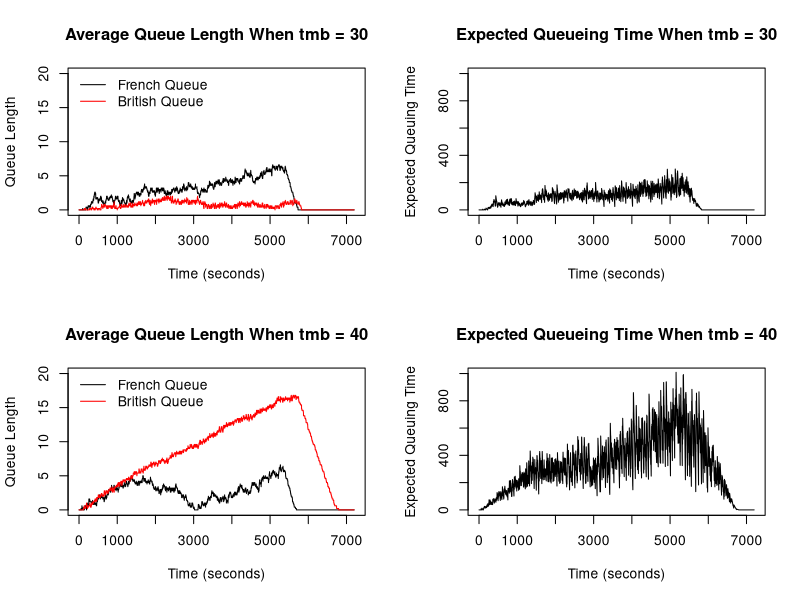

Write the R code that produced this figure.
## Group 25
## Frans : s2591760
## Daiki : s2547603
## Nathan : s2524152


## Contribution to this project
## Frans (40%): Handled the code for the French and British borders.
## Daiki (30%): Handled the code for cars going between French and British stations and probabilities.
## Nathan (30%): Handled the British processing side and plots. 


##################################################################################################


# This program simulates queuing system of French and British passport control
# station at a French ferry terminal. Cars first have to go through the French
# station followed by British station. Simulation runs for 2 hours (7200 seconds) 
# with 1 second step. Assume check-in closes 30 minutes before departure so that 
# car arrivals at the French station will stop after 90 minutes (5400 seconds).

# 2 simulations are run where one of them have matching arrival rate and processing
# rate while the other one is set such that there is a slight delay in the 
# British processing time.
# Plots of the average French and British queue length over time are generated
# along with the expected waiting time in the queue for a car at the start of 
# of the French queue.

# Finally, probability of at least one car missing the ferry is then estimated
# by running the simulation 100 times and considering the average French and 
# British queue length at the last second.


###############################################################################################


# The function qsim() simulates the French and British queuing system.
# qsim() takes on 8 inputs:
# (1) mf is the number of French passport control stations (default: 5)     
# (2) mb is the number of British passport control stations (default: 5)    
# (3) a.rate is the probability of a car arriving each second (default: 0.1)
# (4) trb is a constant such that the British station processing time follows 
#     Uniform(tmb, tmb+trb) (default: 40)
# (5) tmb is the minimum British handling time (default: 30)
# (6) trf is a constant such that the French station processing time follows 
#     Uniform(tmf, tmf+trf) (default: 40)
# (7) tmf is the minimum French handling time (default: 30)
# (8) maxb is the maximum British queue length per station (default: 20)

# qsim() returns a list with 3 elements:
# (1) nf: a vector of the average length of the French queues for every second
# (2) nb: a vector of the average length of the British queues for every second
# (3) eq: a vector of the average expected waiting time in the queue
#     for a car at the start of the French queue for every second

qsim <- function(mf=5,mb=5,a.rate=.1,trb=40,trf=40,tmb=30,tmf=30,maxb=20){
  
  # Initialize state variables: these values corresponds to time t = 0
  
  # each column of french_arrivals represents number of car arriving 
  # at each French station at the beginning of time t
  french_arrivals <- rep(0,mf)

  # each column of french_queues represents the number of cars waiting 
  # at each French station's queue at the beginning of time t
  french_queues <- rep(0,mf)

  # each column of french_time represents the service time left for a customer
  # at each French station at the beginning of time t
  french_times <- rep(0,mf)

  # each column of french_busy indicates whether each 
  # French station is busy (1) or not (0) at the beginning of time t
  french_busy <- rep(0,mf)

  # each column of french_exit indicates whether the car exit (1) or not (0)
  # at each French station at the end of time t/beginning of time t+1 
  french_exit <- rep(0,mf)

  # each column of french_stuck indicates whether there's a car stuck at 
  # the corresponding station (1) or not (0) at the end of time t/
  # beginning of time t+1. 
  french_stuck <- rep(0,mf)

  # Do the same for the British queues and time
  british_arrivals <- rep(0,mb)
  
  british_queues <- rep(0,mb)
  
  british_times <- rep(0,mb)

  british_busy <- rep(0,mb)
  
  british_exit <- rep(0,mb)

  
  # each column of british_available indicates whether each British station is     
  # available (1) or not (0) at the end of time t/beginning of time t+1      
  # for containing a car arriving from the French station 
  british_available <- rep(1,mb)

  
  # Collect the index of available British stations
  available_station <- which(british_available == 1)
  
  #Initialize empty vectors 
  nf <- numeric()
  nb <- numeric()
  eq <- numeric()
  
  # iterate over the entire 2 hour (7200 seconds) period
  for (t in 1:7200) {
    # Reset number of arrivals for both British and French stations at the start of the loop    
    french_arrivals <- rep(0,mf)
    british_arrivals <- rep(0,mf)
    
    # Start from the British stations
    
    # update british_arrivals at time t
    # arrivals depends on french_exit at time t-1     
    # if a car manages to exit at time t-1, it already checked the availability of    
    # British stations
    
    # the number of arrivals at the British station is the total number of cars    
    # exiting the French station
    british_num_arrivals <- sum(french_exit)
    
    # If there are cars arriving at the British station
    if (british_num_arrivals > 0){
      
      # number of busy British stations
      num_british_busy <- sum(british_busy)
      
      # iterate over each arriving car
      for (i in 1:british_num_arrivals){
        
        # If there are any stations that are not busy
        if (num_british_busy < 5) {
          # go to the station that is not busy because
          # if station is not busy at time t-1, it is available at time t
          
          # obtain the index of the target station:
          # get the index of the station that is not busy (the station will have  
          # a minimum value of 0 as its busy state) that are available
          # then index available_station to get the targeted station
          go_here <- available_station[which.min(british_busy[available_station])]
          
          # assign arrival to the chosen station
          british_arrivals[go_here] <- 1
          
          
          # remove the chosen station from choices of available station
          # because it is busy now
          available_station <- available_station[!available_station == go_here]
          
          # the chosen station is now busy to serve the new car, so add
          # number of busy British station by one
          num_british_busy <- num_british_busy + 1
          
          # This prevents a car going to British station with 0 queue that is busy 
          # serving customer and instead, direct them to stations with 0 queue 
          # that are not busy
        }
        
        # else, when all stations are busy
        else{
          # only consider the minimum queue length at time t-1 of British stations that 
          # are available
 
          # which available station has the minimum queue?
          # first extract the British queues that are available
          # then find the index of the extracted stations with the minimum queue
          # finally index available_station to get the original index of the
          # available station with the minimum queue length to go
          go_here <- available_station[which.min(british_queues[available_station])]
          
          # enter one available station with minimum queue 
          british_arrivals[go_here] <- 1
          
          # remove the chosen station from the choices of the available station
          # because that station will not have the minimum queue anymore
          available_station <- available_station[!available_station == go_here]
        }
      }
    }
    
    # update British station busy state to values at time t
    
    # a British station is busy at time t if:
    # (1) the service time left at time t-1 is more than 1 second 
    #     (i.e, still need to serve at time t)
    # (2) or there's a customer waiting in queue at time t-1 ready to be served
    # (3) or a customer arrives exactly at time t
    for (i in 1:mb){
      if (british_times[i] > 1 || british_queues[i] > 0 || british_arrivals[i] == 1){
        british_busy[i] <- 1
      }
      # otherwise, the station is not busy
      else{
        british_busy[i] <- 0
      }
    }
    
    # update British queues length to values at time t
    for (i in 1:mb){
      # a British station's queue length changes when:
      # (1) if a station is busy at time t-1 (service time at time t-1 > 1) 
      #     then add the number of arrivals at time t to the queue length at time t-1
      # notice that these conditions allow a car who arrives exactly at time t
      # without any queue to go straight into the station without having to queue
      if (british_times[i] > 1){
        british_queues[i] <- british_queues[i] + british_arrivals[i]
      }
      
      # (2) if there's an exit recorded at time t-1 then reduce the length of the
      #     queue by the number of exit and add the arrivals at time t to the 
      #     queue length at time t-1
      else if (british_exit[i] == 1){
        
        # take the maximum between 0 and the calculated value to prevent
        # queue length going to negative (e.g., when a car exits from a station
        # with 0 queue length) 
        british_queues[i] <- max(0,british_queues[i] - british_exit[i] + british_arrivals[i])
      }
      
      # update British service time
      
      # a British station's service time changes when:
      # (1) if the service time at time t-1 > 1, then reduce that by one since
      #     time has progressed by one second after each iteration
      if (british_times[i] > 1){
        british_times[i] <- british_times[i] - 1
      }
      
      # (2) else if the station at time t is busy because of a new customer 
      #     arriving at time t and go straight to the station, then generate 
      #     a new service time following uniform(tmb, tmb+trb)
      else if (british_busy[i] == 1){
        
        # round the time to the nearest integer
        british_times[i] <- round(runif(1, tmb, tmb+trb),0)
      }
      
      # (3) otherwise, the station is not busy with no cars waiting or being served.
      #     So, assign zero.
      else{
        british_times[i] <- 0
      }
    }
    
    # update British exit state at time t
    
    for (i in 1:mb){
      # A car exit's value is recorded at time t when:
      # (1) if its service time at time t is 1 which implies that its service 
      #     will be finished at the end of time t
      if (british_times[i] == 1){
        british_exit[i] <- 1
      }
      
      # (2) in all other cases, no cars will exit
      else{
        british_exit[i] <- 0
      }
    }
    
    # update British availability at time t
    for (i in 1:mb){
      # a British station is available if:
      # (1) number of its queue at time t-1 < maximum queue length; or
      # (2) service time at time t-1 == 1 since even if queue length at time t-1 is maxb,
      #     at time t one person will exit and queue length at time t will be
      #     maxb - 1 < maxb
      
      if (british_queues[i] < maxb || british_times[i] == 1){
        british_available[i] <- 1
      }
      
      # otherwise, British station is not available
      else{
        british_available[i] <- 0
      }
    }
    
    # indices of available British station
    available_station <- which(british_available == 1)
    
    # number of available British station
    num_available_station <- sum(british_available)
    

    ## French side
    
    # Generate arrivals only within the first 90 minutes
    if (t <= 5400){  # 60s x 90mins = 5400s
      # the probability that a car arrives is a.rate
      # Let U be a random variable following Uniform(0,1)
      # Then, the Pr(U < a.rate) = a.rate
      # Therefore, the event that a number simulated from Uniform(0,1) being less than a.rate
      # (the probability of this happening is a.rate) implies that a car arrives
      # record 1 to num_arrivals if a car arrives, 0 otherwise.
      # Neglect the probability of 2 or more cars arriving in the same second
      num_arrivals <- as.integer(runif(1) < a.rate)
      
      # Update french_arrivals at time t
      
      # If there's a station that is not busy
      # choose to go to that station
      if (sum(french_busy) < 5) {
        french_arrivals[which.min(french_busy)] <- num_arrivals
      # This prevents car going to stations with 0 queue that are busy
      # and instead direct them to stations with 0 that are not busy
      }
      
      # otherwise, pick the station with the smallest queue length
      # Assume that the arriving car does not know how many seconds
      # the previous cars have left in a station
      else {
        french_arrivals[which.min(french_queues)] <- num_arrivals
      }
    }
    
    # update French station busy state to values at time t
    for (i in 1:mf) {
      # a French station is busy at time t if:
      # (1) the service time left at time t-1 is more than 1 second 
      #     (i.e, still need to serve at time t); or
      # (2) there's a customer waiting in queue at time t-1 ready to be served at time t; or
      # (3) a customer arrives exactly at time t; or
      # (4) a car is stuck inside waiting for the British queues to free up
      
      if (french_times[i] > 1 || french_queues[i] > 0 || french_arrivals[i] == 1 || french_stuck[i] == 1){
        french_busy[i] <- 1
      }
      # otherwise, the station is not busy
      else{
        french_busy[i] <- 0
      }
    }
    
    # update French queues lengths to values at time t
    for (i in 1:mf){
      # a French station's queue length changes when:
      # (1) if a station is busy at time t-1 (service time at time t-1 > 1 
      #     or a car is stuck inside) then add number of arrivals at time t
      #     to the queue length at time t-1.
      # notice that these conditions allow a car who arrives exactly at time t
      # without any queue to go straight into the station without having to queue
      if (french_times[i] > 1 || french_stuck[i] == 1){
        french_queues[i] <- french_queues[i] + french_arrivals[i]
      }
      
      # (2) if there's an exit recorded at time t-1 then reduce the length of the
      #     queue by the number of exit and add the arrivals at time t to the 
      #     queue length at time t-1
      else if (french_exit[i] == 1){
      # similar to the british_queues, taking the maximum between 0 and the value
      # ensures that queue length doesn't go to negative values
        french_queues[i] <- max(0,french_queues[i] - french_exit[i] + french_arrivals[i])
      }
    }
    
    # update French service time at time t
    for (i in 1:mf){
      # a French station's service time changes when:
      # (1) if the service time at time t-1 > 1 then reduce that by one since
      #     time has progressed by one second after each iteration
      if (french_times[i] > 1){
        french_times[i] <- french_times[i] - 1
      }
      
      # (2) else if the station at time t is busy because of a new customer 
      #     arriving at time t and go straight to the station (instead of busy
      #     because a car is stuck or because it is still serving previous customer 
      #     (first if condition)) then generate a new service time following
      #     uniform(tmf, tmf+trf)
      else if (french_busy[i] == 1 && french_stuck[i] == 0){
        french_times[i] <- round(runif(1, tmf, tmf+trf),0)
      }
      
      # (3) otherwise, the station is not busy with no cars waiting or being served.
      #     So, assign zero.
      else{
        french_times[i] <- 0
      }
    }
    
    # update French exit and stuck state at time t
    
    for (i in 1:mf){
      # (1) if its service time at time t == 1, it implies that its service 
      #     will be finished at the end of time t and there is an available 
      #     spot at the British stations, then the car can exit
      
      if (french_times[i] == 1 && num_available_station > 0){ 
        french_exit[i] <- 1
        num_available_station <- num_available_station - 1
      }
      
      # (2) else if service time at time t == 1 but there is no free space at the
      #     British station, the car doesn't exit (assign 0 to french_exit) but 
      #     it gets stuck for the first time (assign 1 to french_Stuck)
      else if (french_times[i] == 1 && num_available_station == 0){
        french_exit[i] <- 0
        french_stuck[i] <- 1
      }
      
      # (3) in all other cases, no cars will exit
      else{
        french_exit[i] <- 0
      }
    }
    
    # for each station, update stuck at time t to still stuck or manage to exit
    for (i in 1:mf){
      # if you've been assigned exit, you cannot be stuck
      if (french_exit[i] == 1){
        french_stuck[i] <- 0
      }
      # else if the car was assigned to be stuck, check whether it is still
      # stuck or it can exit
      else if (french_stuck[i] == 1){
        # if there is an available station, it can exit. Otherwise, it stays stuck.
        if (num_available_station > 0){
          french_stuck[i] <- 0
          french_exit[i] <- 1
          num_available_station <- num_available_station - 1
        }
      }
      # in other cases, no cars are stuck
      else{
        french_stuck[i] <- 0
      }
    }
    
    # Record average queue lengths 
    # nf is the average queue lengths for the French stations
    nf[t] <- mean(french_queues)
    # nb is the average queue lengths for the British stations
    nb[t] <- mean(british_queues)
    
    # eq is the expected waiting time at the start of the French queue
    eq[t] <- mean(french_queues) * mean(french_times) + mean(british_queues) * mean(british_times)
    
  }
  
  # Return a list of the vectors calculated above
  return(list(nf = nf, nb = nb, eq = eq))
}


####################################################################################################################


# simulate queue with default parameter
sim <- qsim()

# simulate queue with minimum British handling time set to 40 seconds
sim_40 <- qsim(tmb = 40)

# Set up a 2x2 grid for plots
par(mfrow = c(2, 2))  

# Plot 1: Average French and British queue lengths over time when tmb = 30
plot(1:7200, sim$nf, type = "l", xlab = "Time (seconds)", ylab = "Queue Length", ylim = c(0,20))
lines(1:7200, sim$nb, col = "red")
title("Average Queue Length When tmb = 30")
legend("topleft", legend = c("French Queue", "British Queue"), col = c("black", "red"), lty = 1, bty = "n")

# Plot 2: Expected queuing time over time when tmb = 30
plot(1:7200, sim$eq, type = "l", xlab = "Time (seconds)", ylab = "Expected Queuing Time", ylim = c(0,1000))
title("Expected Queueing Time When tmb = 30")

# Plot 3: Average French and British queue lengths over time when tmb = 40
plot(1:7200, sim_40$nf, type = "l", xlab = "Time (seconds)", ylab = "Queue Length", ylim = c(0,20))
lines(1:7200, sim_40$nb, col = "red")
title("Average Queue Length When tmb = 40")
legend("topleft", legend = c("French Queue", "British Queue"), col = c("black", "red"), lty = 1, bty = "n")

# Plot 4: Expected queuing time over time when tmb = 40
plot(1:7200, sim_40$eq, type = "l", xlab = "Time (seconds)", ylab = "Expected Queuing Time", ylim = c(0,1000))
title("Expected Queueing Time When tmb = 40")


# Estimation of the probability that at least one car miss the ferry departure 
# if there is a slight delay in the British processing time.

# Initialize a variable that counts the number of times in each simulation that 
# at least one car is still in the queue by the end of the simulation
missing <- 0

# Simulation time 
sim_t <- 7200

# run the simulation 100 times
for (i in 1:100) {
  # Assign the average French and British queue lengths at the end of the 
  # simulation to last_nf and last_nb, respectively
  sim_prob <- qsim(tmb = 40)
  last_nf <- sim_prob$nf[sim_t]
  last_nb <- sim_prob$nb[sim_t]
  
  # non-zero average of the queue lengths indicate that there are still cars
  # remaining in the queue.
  # Therefore, if the sum of the averages are not 0
  if (sum(last_nf, last_nb) != 0) {
    # there is at least one car stuck in the queue at the end of the 2-hour 
    # simulation period
    missing <- missing + 1
  }
}

# Calculate the empirical probability that at least one car miss the ferry 
# and print out the result
prob <- missing / 100
cat("The probability of at least one car missing the ferry departure is ", prob, ".", sep = "")


# Estimation of the probability if tmb = 30 (almost the same as the case of tmb = 40)
missing_2 <- 0
for (i in 1:100) {
  sim_prob2 <- qsim(tmb = 30)
  last_nf2 <- sim_prob2$nf[sim_t]
  last_nb2 <- sim_prob2$nb[sim_t]
  
  if (sum(last_nf2, last_nb2) != 0) {
    missing_2 <- missing_2 + 1
  }
}
prob2 <- missing_2 / 100
cat("The probability of at least one car missing the ferry departure is ", prob2, ".", sep = "")


# Findings:

# If the average British processing time matches the average French processing time,
# then the average queue length and expected queuing time remains relatively low. 
# However, when there is a small extra delays in British checking, 
# the expected queuing time will be visibly greater. 

# This is because a longer processing time for the British station greatly 
# increases the average British queue length.
# However, the length of the French queues will remain similar when there are 
# just slight delays in British processing time because cars are exiting the 
# French station normally as long as no cars are getting stuck in the French station.

# A notable increase in the average French queue length would be expected when 
# the British stations start reaching their maximum capacity i.e., when cars
# starts getting stuck at the French station which would impact the French queue length. 

# As a result, the probability that at least one car miss the ferry when the 
# average rate of processing British passports falls behind the arrival rate 
# into the French queues will be greater than if both rates are the same. 
